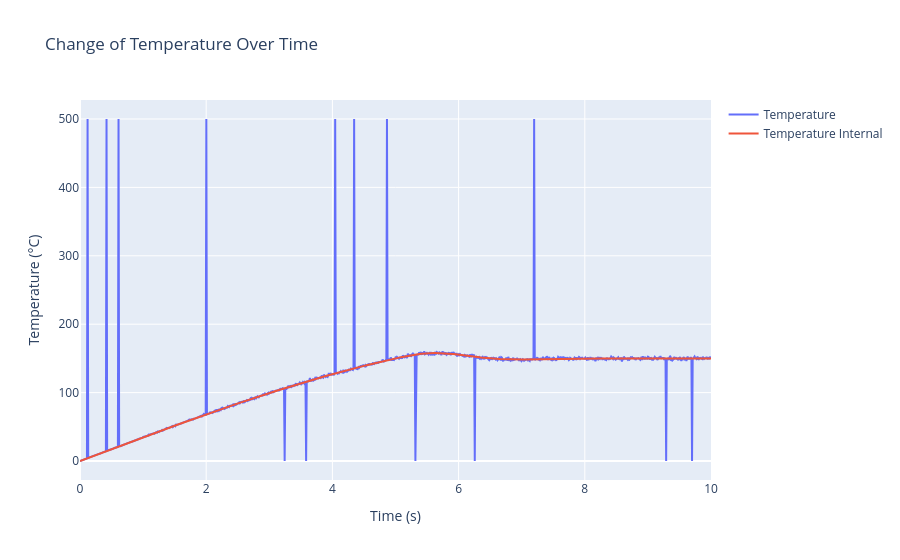

The notebook cell saved with this chart:
### Code cell
temperatures = []
temperatures_raw = []
times = np.linspace(0, 10, 1000)

instance["polling"].disable()
# instance["actions"]["saw"].disable()

instance.reset()
instance.prepare()

temperature = instance["attributes"]["temperature"]
timer = instance["timer"]
# Run the instance for each time step
for t in times:
    timer.time = t
    instance.run()
    temperatures.append(temperature.external_value)
    temperatures_raw.append(temperature.internal_value)
    # print (f"Time: {t:.2f}s, Temperature: {temperatures[-1]:.2f}°C, Raw: {temperatures_raw[-1]:.2f}°C")

# Plotting the results
fig = go.Figure()
fig.add_trace(go.Scatter(x=times, y=temperatures, mode='lines', name='Temperature'))
fig.add_trace(go.Scatter(x=times, y=temperatures_raw, mode='lines', name='Temperature Internal'))
fig.update_layout(
    title='Change of Temperature Over Time',
    xaxis_title='Time (s)',
    yaxis_title='Temperature (°C)',
    showlegend=True
)

### Figure 1 — Plotly figure (JSON) as saved in the notebook; plotly's stock layout.template omitted (floating-point values rounded to 4 significant figures; data arrays with more than 128 entries replaced by an {"elided": "..."} marker saying what was removed)
{"data": [{"mode": "lines", "name": "Temperature", "type": "scatter", "x": {"elided": "1000 float values"}, "y": {"elided": "1000 float values"}}, {"mode": "lines", "name": "Temperature Internal", "type": "scatter", "x": {"elided": "1000 float values"}, "y": {"elided": "1000 float values"}}], "layout": {"showlegend": true, "title": {"text": "Change of Temperature Over Time"}, "xaxis": {"title": {"text": "Time (s)"}}, "yaxis": {"title": {"text": "Temperature (°C)"}}}}
